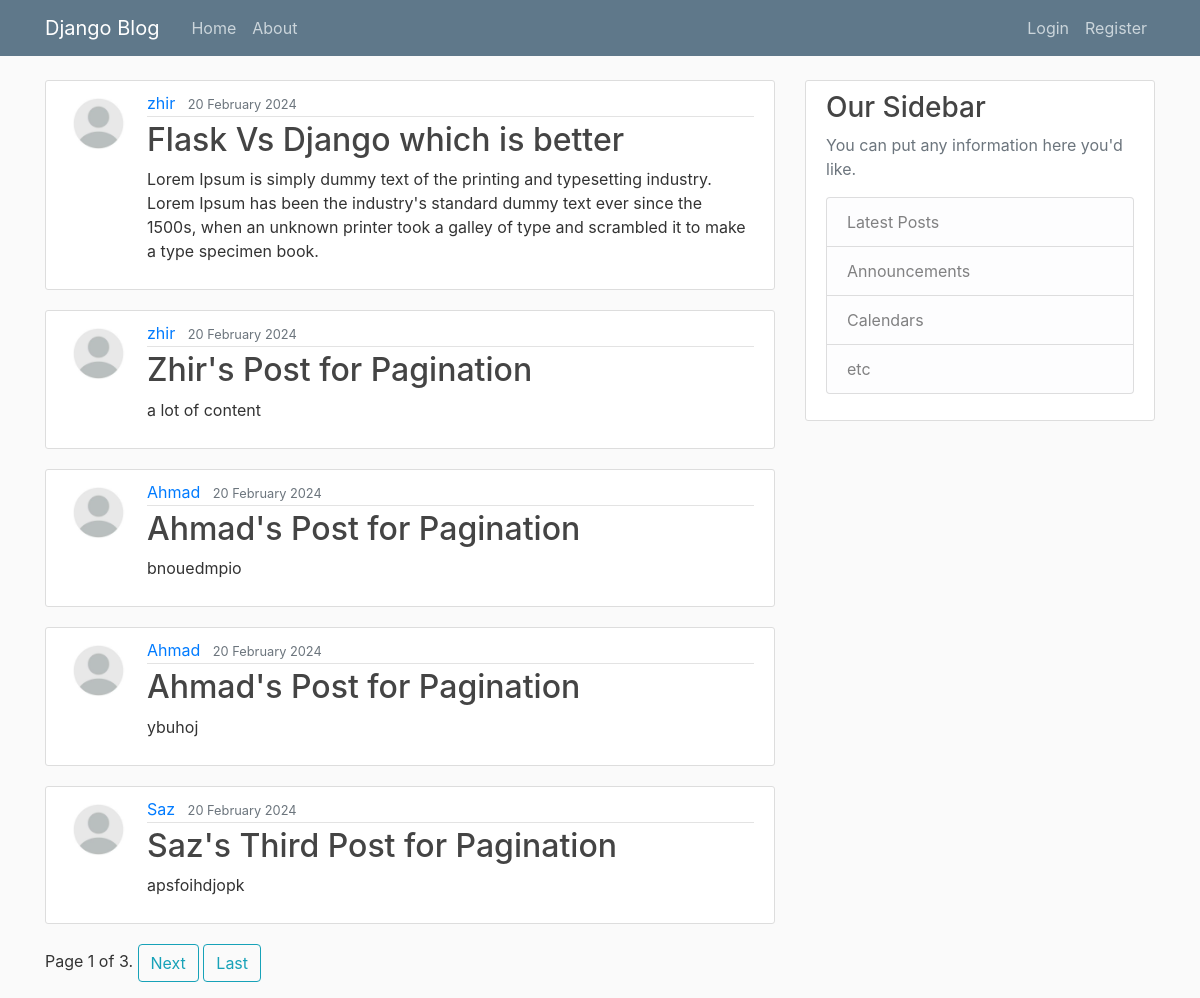
The page / on the database its author committed.
### blog/models.py (models this page shows, shortened)
class Post(models.Model):
    title = models.CharField(max_length=75)
    content = models.TextField()
    date_posted = models.DateTimeField(default = timezone.now) # auto_now_add=True means that the date will be added automatically when the post is created
    author = models.ForeignKey(User, on_delete=models.CASCADE) # if the user is deleted, the post will be deleted as well

### users/models.py (models this page shows, shortened)
class Profile(models.Model):
    user = models.OneToOneField(User, on_delete=models.CASCADE) # if the user is deleted then the profile will also be deleted
    image = models.ImageField(default='default.jpg', upload_to='profile_pics') # python -m pip install Pillow

### blog/views.py (the view)
# urls.py: path('', PostListView.as_view(), name='home-Page'),
class PostListView(ListView):
    model = Post
    template_name = 'blog/home.html'  # <app>/<model>_<viewtype>.html
    context_object_name = 'posts'
    ordering = ['-date_posted'] # the - sign is used to reverse the order
    paginate_by = 5 # this will paginate the posts by 5 posts per page

### blog/templates/blog/home.html (shortened to what this page needs)
{% extends "blog/base.html" %}
{% block content %}
        {% for post in posts %}
            <article class="media content-section">
                <img class="rounded-circle article-img" src="{{ post.author.profile.image.url }}">
                <div class="media-body">
                <div class="article-metadata">
                    <a class="mr-2" href="{% url 'user-posts' post.author.username %}">{{ post.author }}</a>
                    <small class="text-muted">{{ post.date_posted | date:'d F Y' }}</small>
                </div>
                <h2><a class="article-title" href="{% url 'post-detail' post.id %}">{{ post.title }}</a></h2>
                <p class="article-content">{{ post.content }}</p>
                </div>
            </article>
        {% endfor %}
        {% if is_paginated %}
            <nav class="blog-pagination mb-3">
                <span class="page-links">
                    <span class="page-current">
                        Page {{ page_obj.number }} of {{ page_obj.paginator.num_pages }}.
                    </span>
                    {% if page_obj.has_next %}
                        <a class="btn btn-outline-info" href="?page={{ page_obj.next_page_number }}">Next</a>
                        <a class="btn btn-outline-info" href="?page={{ page_obj.paginator.num_pages }}">Last</a>
                    {% endif %}
                </span>
            </nav>
        {% endif %}
{% endblock content %}

### blog/templates/blog/base.html (shortened to what this page needs)
{% load  static %}
<!DOCTYPE html>
<html>
    <head>
        <link rel="stylesheet" href="https://cdn.jsdelivr.net/npm/bootstrap@4.0.0/dist/css/bootstrap.min.css">
        <link rel="stylesheet" type = 'text/css' href="{% static 'blog/main.css' %}">
    </head>
    <body>
        <header class="site-header">
            <nav class="navbar navbar-expand-md navbar-dark bg-steel fixed-top">
              <div class="container">
                <a class="navbar-brand mr-4" href="{% url 'home-Page'%}">Django Blog</a>
                <div class="collapse navbar-collapse" id="navbarToggle">
                  <div class="navbar-nav mr-auto">
                    <a class="nav-item nav-link" href="{% url 'home-Page'%}">Home</a>
                    <a class="nav-item nav-link" href="{% url 'about-Page'%}">About</a>
                  </div>
                  <div class="navbar-nav">
                    {% if user.is_authenticated %}
                    <a class="nav-item nav-link" href="{% url 'post-create'%}">New Post</a>
                    <a class="nav-item nav-link" href="{% url 'profile'%}">Profile</a>
                    <form method="post" action="{% url 'logout' %}">
                      {% csrf_token %}
                      <button class="btn btn-link nav-item nav-link" type="submit" href="{% url 'logout'%}">Logout</button>
                    {% else %}
                    <a class="nav-item nav-link" href="{% url 'login'%}">Login</a>
                    <a class="nav-item nav-link" href="{% url 'register'%}">Register</a>
                    {% endif %}
                  </div>
                </div>
              </div>
            </nav>
          </header>
          <main role="main" class="container">
            <div class="row">
              <div class="col-md-8">
                {% block content %}{% endblock %}
              </div>
              <div class="col-md-4">
                <div class="content-section">
                  <h3>Our Sidebar</h3>
                  <p class='text-muted'>You can put any information here you'd like.
                    <ul class="list-group">
                      <li class="list-group-item list-group-item-light">Latest Posts</li>
                      <li class="list-group-item list-group-item-light">Announcements</li>
                      <li class="list-group-item list-group-item-light">Calendars</li>
                      <li class="list-group-item list-group-item-light">etc</li>
                    </ul>
                  </p>
                </div>
              </div>
            </div>
          </main>
    </body>
</html>

### blog/static/blog/main.css (style rules this page uses)
body { background: #fafafa; color: #333333; margin-top: 5rem; }
h1, h2, h3, h4, h5, h6 { color: #444444; }
ul { margin: 0; }
.bg-steel { background-color: #5f788a; }
.site-header .navbar-nav .nav-link { color: #cbd5db; }
.content-section { background: #ffffff; padding: 10px 20px; border: 1px solid #dddddd; border-radius: 3px; margin-bottom: 20px; }
.article-title { color: #444444; }
.article-content { white-space: pre-line; }
.article-img { height: 65px; width: 65px; margin-right: 16px; }
.article-metadata { padding-bottom: 1px; margin-bottom: 4px; border-bottom: 1px solid #e3e3e3 }

### rows shown on the page
Post: author.profile.image (placeholder picture), author "zhir", date_posted "20 February 2024", title "Flask Vs Django which is better", content "Lorem Ipsum is simply dummy text of the printing and typesetting industry. Lorem Ipsum has been the industry's standard dummy text ever since the 1500s, when an unknown printer took a galley of type and scrambled it to make a type specimen book."
Post: author.profile.image (placeholder picture), author "zhir", date_posted "20 February 2024", title "Zhir's Post for Pagination", content "a lot of content"
Post: author.profile.image (placeholder picture), author "Ahmad", date_posted "20 February 2024", title "Ahmad's Post for Pagination", content "bnouedmpio"
Post: author.profile.image (placeholder picture), author "Ahmad", date_posted "20 February 2024", title "Ahmad's Post for Pagination", content "ybuhoj"
Post: author.profile.image (placeholder picture), author "Saz", date_posted "20 February 2024", title "Saz's Third Post for Pagination", content "apsfoihdjopk"

### other values the page prints
{{ page_obj.number }} "1"
{{ page_obj.paginator.num_pages }} "3"
